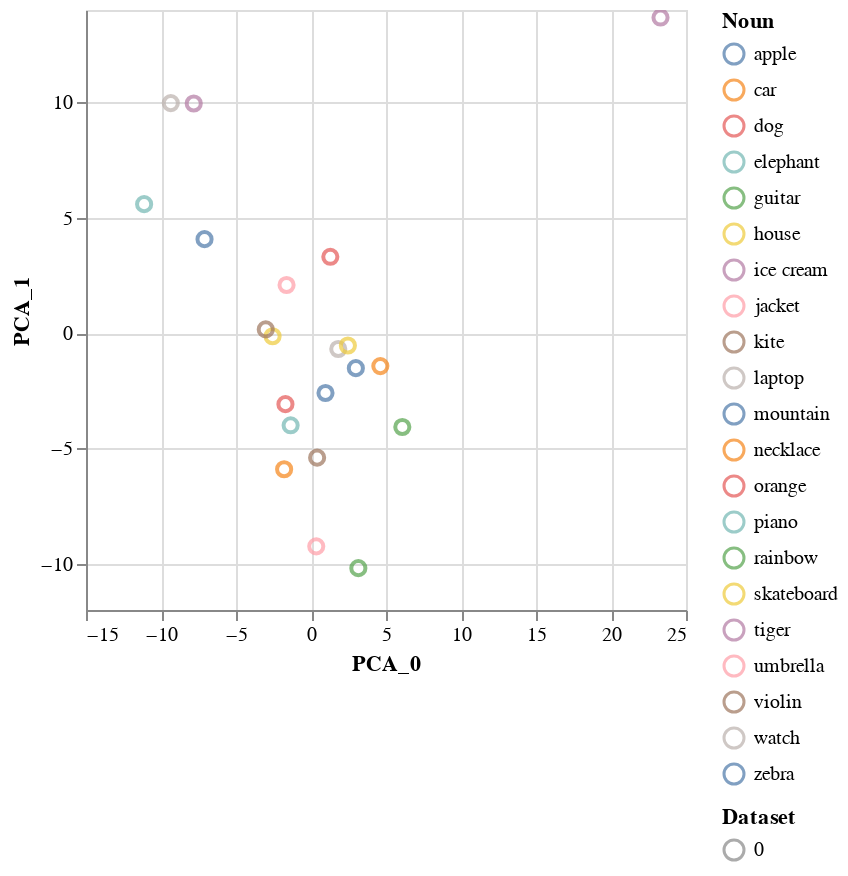

This figure's notebook cell:
### Code cell
# show_format_embeds([strat_a_convs], lambda conv: format_embed(conv))
show_format_embeds([strat_a_convs], lambda conv: format_embed(conv, prompt_prefix='What is the format/syntactic structure/template of this text? Which tokens are recurring?'))

### Figure 1 — Vega-Lite specification as saved in the notebook (floating-point values rounded to 4 significant figures)
{"config": {"view": {"continuousWidth": 300, "continuousHeight": 300}}, "data": {"name": "data-452c2118a8a9052003b6d21f634c6613"}, "mark": {"type": "point", "size": 50}, "encoding": {"color": {"field": "Noun", "type": "nominal"}, "shape": {"field": "Dataset", "type": "nominal"}, "tooltip": [{"field": "Dataset", "type": "quantitative"}, {"field": "Sample", "type": "nominal"}, {"field": "Noun", "type": "nominal"}, {"field": "Text", "type": "nominal"}], "x": {"field": "PCA_0", "type": "quantitative"}, "y": {"field": "PCA_1", "type": "quantitative"}}, "params": [{"name": "param_27", "select": {"type": "interval", "encodings": ["x", "y"]}, "bind": "scales"}], "$schema": "https://vega.github.io/schema/vega-lite/v5.17.0.json", "datasets": {"data-452c2118a8a9052003b6d21f634c6613": [{"Dataset": 0, "Sample": "0-0", "Noun": "apple", "Text": "Participant1: I just bought a fresh, juicy apple from the farmer's market. It's so crisp and sweet! (1)\n\nParticipant2: That sounds delicious! I've been meaning to try a new apple variety. What kind did you get? (2)\n\nParticipant1: I got a Honeycrisp. It's my new favorite! Would you like to try one? (Follow-up)", "PCA_0": -7.098, "PCA_1": 4.07}, {"Dataset": 0, "Sample": "0-1", "Noun": "car", "Text": "Participant 1: Hey, I'm thinking about buying a new car. Any recommendations?\n\nParticipant 2: Sure! What are you looking for in a car?\n\nParticipant 1: I'm looking for something fuel-efficient and reliable.\n\nParticipant 2: In that case, you might want to consider a hybrid or electric vehicle. They are known for their fuel efficiency and reliability.\n\nParticipant 1: That sounds like a good idea. Do you have any specific models in mind?\n\nParticipant 2: Yes, the Toyota Prius and the Tesla Model 3 are both great options to consider.\n\nFollow-up: Participant 1: Thanks for the suggestions! I'll look into those models and see which one suits my needs best.", "PCA_0": -1.791, "PCA_1": -5.9}, {"Dataset": 0, "Sample": "0-2", "Noun": "dog", "Text": "Participant1: Hey, I've been thinking about getting a dog lately.\n\nParticipant2: That's great! Dogs can be wonderful companions. What kind of dog are you considering?\n\nParticipant1: I'm not sure yet, but I'm leaning towards a Labrador Retriever. They seem friendly and energetic.\n\nParticipant2: Labradors are indeed friendly and great with families. Just remember, they require regular exercise and mental stimulation.\n\nParticipant1: I've heard that. I'm planning to take the dog for daily walks and playtime.\n\nParticipant2: That's a good plan. Also, consider training classes to help with obedience and socialization.\n\nParticipant1: Thanks for the advice! I'll definitely look into training classes.\n\nFollow-up:\nParticipant2: You're welcome! If you need any more information or help, feel free to ask. Good luck with your new furry friend!", "PCA_0": 1.288, "PCA_1": 3.305}, {"Dataset": 0, "Sample": "0-3", "Noun": "elephant", "Text": "Participant1: I recently visited a wildlife sanctuary and saw an elephant for the first time. It was such a majestic creature!\n\nParticipant2: Oh, that must have been an incredible experience! Elephants are known for their intelligence and strong family bonds.\n\nFollow-up: Participant1: Yes, exactly! The matriarch led the herd and seemed to be the decision-maker. It was fascinating to observe their social structure.", "PCA_0": -11.13, "PCA_1": 5.585}, {"Dataset": 0, "Sample": "0-4", "Noun": "guitar", "Text": "Participant1: Hey, I've been thinking about learning to play the guitar. Do you play?\n\nParticipant2: Yes, I've been playing for a few years now. It's a great instrument to learn.\n\nParticipant1: That's awesome! What type of guitar do you play?\n\nParticipant2: I play an acoustic guitar. It's versatile and great for beginners.\n\nParticipant1: I've heard acoustic guitars are easier to start with. Any tips for a beginner like me?\n\nParticipant2: Sure! Start with learning basic chords and practice regularly. It's all about consistency.\n\nParticipant1: Thanks for the advice! I'll definitely start with the basics.\n\nParticipant2: You're welcome! Let me know if you need any help or recommendations on learning resources.\n\nFollow-up:\nParticipant1: I appreciate that! I'll definitely reach out if I need any guidance.\nParticipant2: No problem at all. I'm excited to see you progress on your guitar journey!", "PCA_0": 6.088, "PCA_1": -4.07}, {"Dataset": 0, "Sample": "0-5", "Noun": "house", "Text": "Participant1: I've been thinking about buying a new house lately.\n\nParticipant2: Oh really? What kind of house are you looking for?\n\nParticipant1: I'm interested in a house with a big backyard and a modern kitchen.\n\nParticipant2: That sounds great! Have you started looking at any properties yet?\n\nParticipant1: Not yet, but I plan to visit a few open houses this weekend.\n\nFollow-up:\nParticipant2: Let me know if you need any help with the search or if you want to go together. It could be fun!", "PCA_0": -2.561, "PCA_1": -0.1367}, {"Dataset": 0, "Sample": "0-6", "Noun": "ice cream", "Text": "Participant1: I'm craving some ice cream, what flavor should we get today?\n\nParticipant2: How about trying the new mint chocolate chip? I've heard it's really good.\n\nFollow-up:\n\nParticipant1: That sounds delicious! Let's go for it. Do you want to get a cone or a cup?\n\nParticipant2: I'll take a cup, so we can share. I'm excited!", "PCA_0": -7.818, "PCA_1": 9.947}, {"Dataset": 0, "Sample": "0-7", "Noun": "jacket", "Text": "Participant1: I'm thinking of buying a new jacket for the upcoming winter. Any recommendations?\n\nParticipant2: Sure! Have you considered a parka? They're great for keeping you warm in cold weather.\n\nParticipant1: That sounds like a good idea. Do you have any specific brand or style in mind?\n\nParticipant2: I really like the North Face parka. It's durable and has a classic design. Would you like me to show you some options online?\n\nParticipant1: Yes, please! I'd appreciate that.\n\nFollow-up:\n\nParticipant2: Here are a few North Face parka options I found. Take a look and let me know what you think!", "PCA_0": 0.3502, "PCA_1": -9.243}, {"Dataset": 0, "Sample": "0-8", "Noun": "kite", "Text": "Participant1: Hey, have you ever flown a kite before?\n\nParticipant2: Yes, I have! It's a lot of fun, especially on a windy day.\n\nParticipant1: I've always wanted to try it. Do you have any tips for a beginner?\n\nParticipant2: Absolutely! First, make sure you have a good kite and a strong string. Then, find an open area with plenty of wind. It's all about the right conditions and a bit of practice.\n\nFollow-up:\n\nParticipant1: Thanks for the advice! Maybe we can go kite flying together this weekend.\n\nParticipant2: That sounds like a great idea! I'd love to show you the ropes.", "PCA_0": 0.4082, "PCA_1": -5.4}, {"Dataset": 0, "Sample": "0-9", "Noun": "laptop", "Text": "Participant1: Hey, I'm thinking of buying a new laptop. Any recommendations?\n\nParticipant2: Sure! What are you looking for in a laptop?\n\nParticipant1: I need something with a good processor and a decent amount of RAM for multitasking.\n\nParticipant2: In that case, I'd recommend the latest MacBook Pro. It has an efficient M1 chip and 16GB of RAM.\n\nParticipant1: That sounds great. How about the battery life?\n\nParticipant2: The MacBook Pro has up to 17 hours of battery life, which is impressive.\n\nParticipant1: Thanks for the suggestion! I'll check it out.\n\nFollow-up:\nParticipant1: I've been looking at the MacBook Pro, and it seems like a solid choice. Do you have any other recommendations for laptops with similar specs?\n\nParticipant2: If you're open to alternatives, the Dell XPS 15 is also a great option. It has an Intel Core i7 processor and 16GB of RAM, with a battery life of up to 10 hours.", "PCA_0": 1.818, "PCA_1": -0.689}, {"Dataset": 0, "Sample": "0-10", "Noun": "mountain", "Text": "Participant1: I've always wanted to climb a mountain. The idea of reaching the summit and seeing the view from up there is so thrilling.\n\nParticipant2: Oh, I completely understand. Mountains offer such a unique perspective of the world. Have you decided which mountain you want to climb?\n\nParticipant1: Not yet, but I'm considering Mount Everest. It's the highest peak in the world, after all.\n\nParticipant2: Mount Everest is indeed a challenging climb, but it's a dream for many. Just remember to prepare well and consider the risks involved.\n\nFollow-up:\n\nParticipant1: Absolutely, safety is my top priority. I'll start researching and training for the climb. Do you have any experience with mountain climbing?\n\nParticipant2: Yes, I've climbed a few smaller mountains. I can share some tips and advice with you if you'd like.", "PCA_0": 0.9667, "PCA_1": -2.598}, {"Dataset": 0, "Sample": "0-11", "Noun": "necklace", "Text": "Participant1: I've been thinking about getting a new necklace. Do you have any recommendations?\n\nParticipant2: Sure! What kind of style are you looking for? Something classic or more modern?\n\nParticipant1: I'm leaning towards something modern, maybe with a unique design.\n\nParticipant2: In that case, you might like a pendant necklace with an abstract shape. It can really make a statement.\n\nParticipant1: That sounds interesting. Do you know any specific designs or brands that offer such pieces?\n\nParticipant2: Absolutely! You should check out the work of designer Elena Miro. She creates stunning modern necklaces with intricate designs.\n\nFollow-up: Participant1: Thanks for the suggestion! I'll definitely look into Elena Miro's designs. Do you know where I can find her pieces?\n\nParticipant2: You can find her work on her official website or at high-end jewelry stores. I'm sure you'll find something you love!", "PCA_0": 4.622, "PCA_1": -1.431}, {"Dataset": 0, "Sample": "0-12", "Noun": "orange", "Text": "Participant1: Hey, have you ever tried a blood orange? I just got some fresh ones from the market.\n\nParticipant2: No, I haven't. What's different about blood oranges compared to regular oranges?\n\nParticipant1: Well, blood oranges have a reddish-purple flesh and a slightly tart flavor. They're also rich in antioxidants.\n\nParticipant2: That sounds interesting. I'd love to try one sometime.\n\nParticipant1: Sure, I'll bring some next time we meet. Maybe we can make a blood orange salad together.\n\nFollow-up: Participant2: That sounds like a great idea! I'm looking forward to it.", "PCA_0": -1.704, "PCA_1": -3.08}, {"Dataset": 0, "Sample": "0-13", "Noun": "piano", "Text": "Participant1: I've always wanted to learn how to play the piano. It seems like such a beautiful instrument.\n\nParticipant2: It really is! The piano has a wide range of notes and can create such a variety of sounds.\n\nParticipant1: Do you play the piano?\n\nParticipant2: Yes, I've been playing for a few years now. It's a great way to relax and express myself.\n\nParticipant1: That's amazing! I'd love to learn from you sometime.\n\nParticipant2: I'd be happy to give you some lessons. We can start with the basics and work our way up.\n\nFollow-up:\nParticipant1: That sounds fantastic! What's the first step in learning to play the piano?\nParticipant2: The first step is to familiarize yourself with the keyboard layout and learn the basic notes and scales. We can start with that and gradually build your skills.", "PCA_0": -1.358, "PCA_1": -3.996}, {"Dataset": 0, "Sample": "0-14", "Noun": "rainbow", "Text": "Participant1: Hey, have you ever wondered how a rainbow forms?\n\nParticipant2: Yeah, I've always been curious about that. Isn't it something to do with sunlight and water droplets?\n\nParticipant1: Exactly! When sunlight passes through water droplets in the air, it gets refracted and dispersed into its component colors.\n\nParticipant2: So, that's why we see a spectrum of colors in a rainbow?\n\nParticipant1: Yes, and the order of colors is always the same: red, orange, yellow, green, blue, indigo, and violet.\n\nParticipant2: That's really interesting. I've always loved seeing rainbows after a rainstorm.\n\nParticipant1: Me too! It's a beautiful natural phenomenon that reminds us of the beauty in the world.\n\nFollow-up: Participant2: Do you know any other interesting facts about rainbows?\n\nParticipant1: Sure! Did you know that rainbows are actually full circles, but we only see a semicircle because the ground obstructs the bottom half?", "PCA_0": 3.156, "PCA_1": -10.19}, {"Dataset": 0, "Sample": "0-15", "Noun": "skateboard", "Text": "Participant1: Hey, have you ever tried skateboarding before?\n\nParticipant2: No, I haven't. I've always been curious about it though.\n\nParticipant1: It's a lot of fun! You should definitely give it a try.\n\nParticipant2: I'm a bit nervous about falling, but I'm willing to give it a shot.\n\nParticipant1: Don't worry, everyone falls when they're learning. I can teach you some basic tricks.\n\nParticipant2: That would be great! What's the first trick you'd recommend for a beginner?\n\nParticipant1: A good starting point is the ollie. It's a basic trick that will help you get comfortable with the board.\n\nParticipant2: Sounds like a plan. Let's go skateboarding this weekend!\n\nFollow-up:\nParticipant1: Awesome! I'll bring my skateboard and we can practice at the local skate park.\nParticipant2: Perfect, I'll make sure to wear protective gear and bring a helmet.", "PCA_0": 2.459, "PCA_1": -0.5378}, {"Dataset": 0, "Sample": "0-16", "Noun": "tiger", "Text": "Participant1: Did you know that tigers are the largest cat species in the world?\n\nParticipant2: Yes, I've heard that they can weigh up to 660 pounds!\n\nParticipant1: That's right! And they have distinctive orange fur with black stripes.\n\nParticipant2: I've always been fascinated by their stripes. Do you know why they have them?\n\nParticipant1: The stripes help tigers camouflage in their natural habitat, making it easier for them to hunt.\n\nParticipant2: That's interesting. Unfortunately, tiger populations are declining due to habitat loss and poaching.\n\nParticipant1: Yes, it's a serious issue. Conservation efforts are crucial to protect these magnificent creatures.\n\nFollow-up: Participant1: Have you heard about the recent tiger conservation project in India?\n\nParticipant2: No, I haven't. What's it about?\n\nParticipant1: It's a collaborative effort between the government and various organizations to create tiger reserves and promote awareness about their importance in the ecosystem.\n\nParticipant2: That sounds like a great initiative. I hope it helps in preserving the tiger population.\n\nParticipant1: Absolutely, it's essential for maintaining the balance of nature.\n\nParticipant2: I'll definitely look into it and see how I can contribute to the cause.\n\nParticipant1: That's wonderful! Every little effort counts in saving these incredible animals.\n\nParticipant2: Thank you for sharing this information. I'll make sure to spread the word.\n\nParticipant1: You're welcome! Together, we can make a difference.\n\nParticipant2: Indeed, let's do our part in protecting the tigers and their habitats.\n\nParticipant1: Agreed! Let's stay informed and support conservation efforts.\n\nParticipant2: Absolutely, let's keep the conversation going and inspire others to join the cause.\n\nParticipant1: Sounds like a plan! Let's continue to learn and share our knowledge about tigers.\n\nParticipant2: I'm on board! Let's make a positive impact for these amazing creatures.\n\nParticipant1: Great! I'm glad we had this conversation.\n\nParticipant2: Me too! It's always inspiring to talk about wildlife conservation.\n\nParticipant1: Absolutely. Thanks for the engaging discussion!\n\nParticipant2: Thank you as well. Looking forward to more conversations like this in the future.\n\nParticipant1: Definitely! Take care and keep spreading awareness.\n\nParticipant2: You too! Have a great day!\n\nParticipant1: You too, goodbye!\n\nParticipant2: Goodbye!\n\n-------------------------", "PCA_0": 23.3, "PCA_1": 13.67}, {"Dataset": 0, "Sample": "0-17", "Noun": "umbrella", "Text": "Participant1: Hey, have you seen my umbrella anywhere?\n\nParticipant2: No, I haven't. Did you check your usual spots?\n\nParticipant1: Yes, I looked in the living room, the bedroom, and the hallway, but it's not there.\n\nParticipant2: Maybe you left it at the office?\n\nParticipant1: That's a possibility. I'll check there in a bit.\n\nParticipant2: Let me know if you find it. I'll keep an eye out too.\n\nParticipant1: Thanks, I appreciate it. I'll update you as soon as I do.\n\nFollow-up:\n\nParticipant1: Good news! I found my umbrella at the office. It was left behind in the break room.\n\nParticipant2: That's great! I'm glad you found it. Let's make sure to keep track of our belongings in the future.", "PCA_0": -1.629, "PCA_1": 2.082}, {"Dataset": 0, "Sample": "0-18", "Noun": "violin", "Text": "Participant1: I've always been fascinated by the sound of the violin. How did you get started learning to play it?\n\nParticipant2: I started when I was just a child. My parents enrolled me in music lessons, and I fell in love with the instrument right away.\n\nFollow-up: Participant1: That's wonderful! Do you have a favorite violinist or piece that inspires you?\n\nParticipant2: Absolutely! I'm a big fan of Itzhak Perlman. His performances are incredibly moving and technically impressive.", "PCA_0": -3.016, "PCA_1": 0.158}, {"Dataset": 0, "Sample": "0-19", "Noun": "watch", "Text": "Participant1: I just got a new watch, it's a smartwatch with fitness tracking. (1)\n\nParticipant2: That sounds cool! What features does it have? (2)\n\nParticipant1: It has GPS, heart rate monitoring, and can even track my sleep patterns. (1)\n\nParticipant2: Wow, that's really useful. I might consider getting one too. (2)", "PCA_0": -9.347, "PCA_1": 9.967}, {"Dataset": 0, "Sample": "0-20", "Noun": "zebra", "Text": "Participant1: Hey, did you know that zebras have unique stripe patterns, just like human fingerprints?\n\nParticipant2: Really? I had no idea. How do these stripes help them?\n\nParticipant1: Well, one theory suggests that the stripes may help to confuse predators by making it difficult to single out an individual zebra in a group.\n\nParticipant2: That's fascinating! Are there different types of zebras?\n\nParticipant1: Yes, there are three main species: the Plains zebra, the Mountain zebra, and the Grevy's zebra.\n\nParticipant2: I'd love to see a zebra in person someday. Do you know where I could go to see them?\n\nParticipant1: You can visit national parks in Africa, like the Serengeti or Kruger National Park, where zebras are commonly found.\n\nParticipant2: Thanks for the information! I'll definitely look into visiting one of those parks.\n\nParticipant1: You're welcome! It's a great experience to see these amazing animals up close.", "PCA_0": 2.99, "PCA_1": -1.519}]}}
